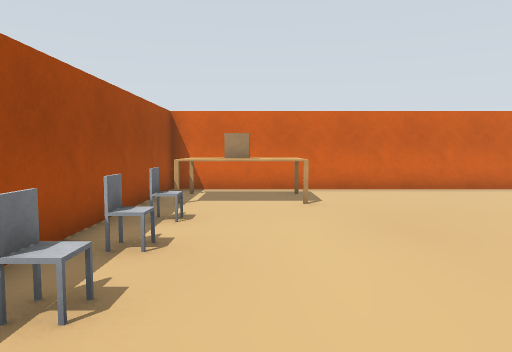
[1] (above)

21 first-person views from a walk through a world built for the Webots simulator. The camera is 1.2 m above the floor, tilts 4° down and sees 70° across. The floor is counted in squares, 1 m on a side. Each view is taken from the middle of a square. On the plan, view 1 faces up. The plan holds only what a view shows up to about 14 squares ahead; the rest is blank. The place goes on beyond the plan. The robots in the file are not drawn. Webots' stock objects and surfaces are drawn as simple stand-ins.

[2]
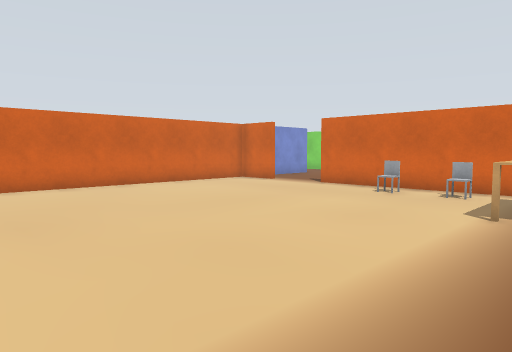

[3]
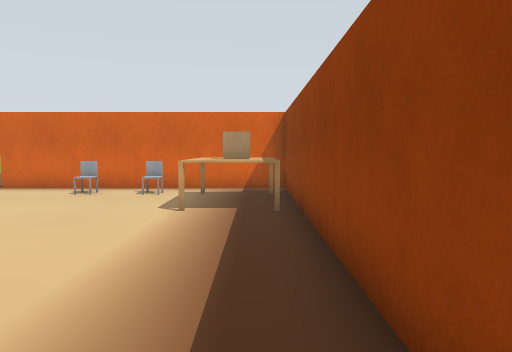

[4]
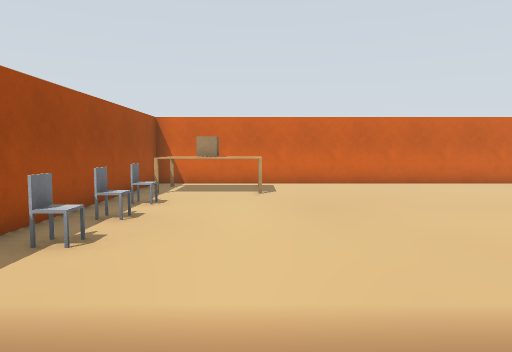

[5]
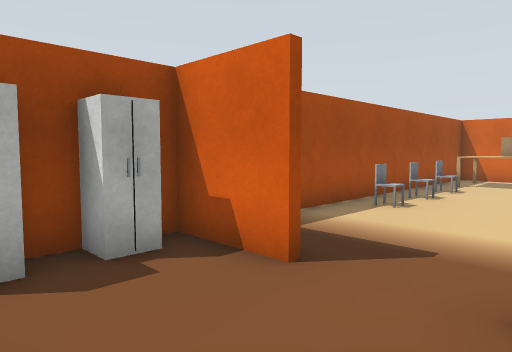

[6]
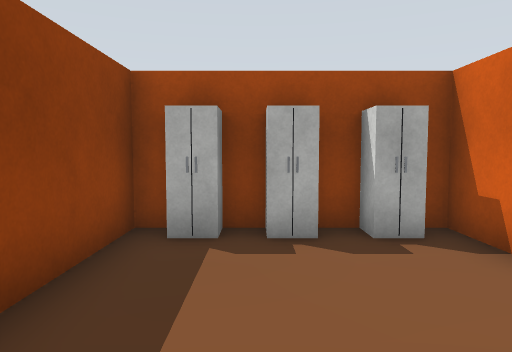

[7]
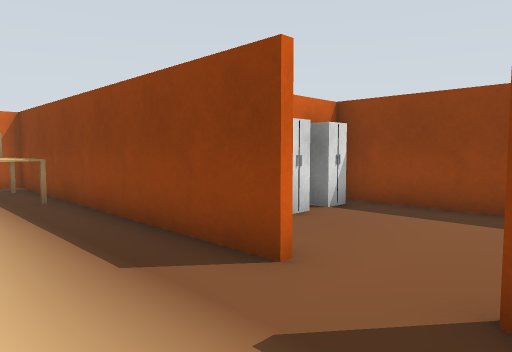

[8]
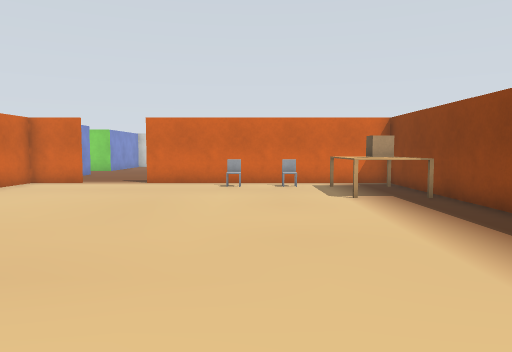

[9]
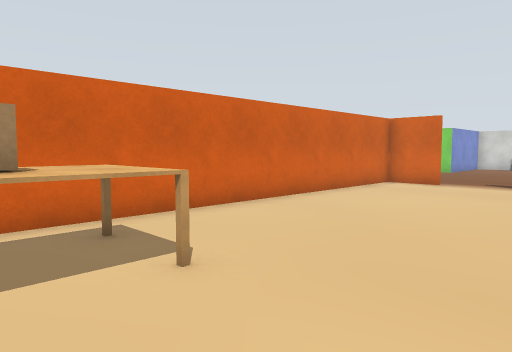

[10]
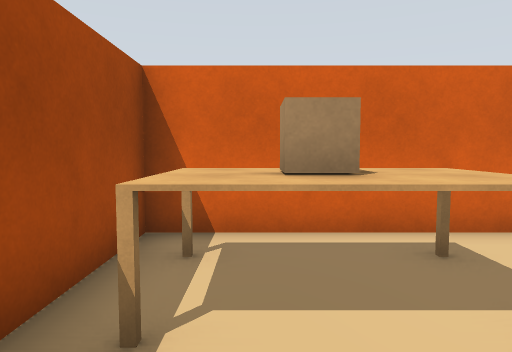

[11]
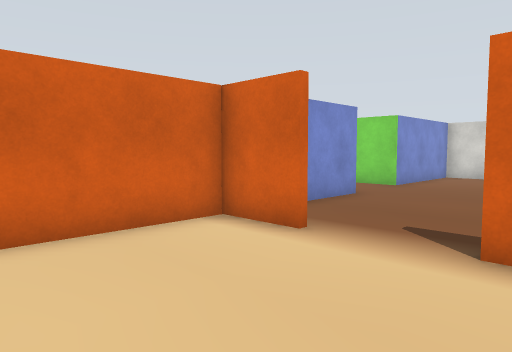

[12]
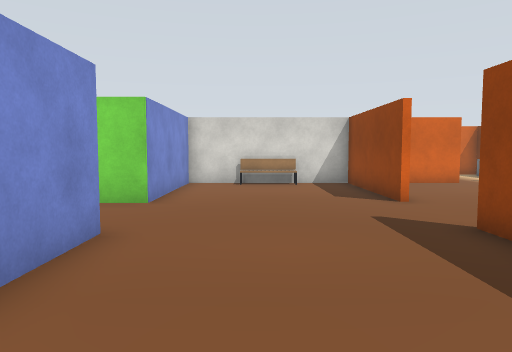

[13]
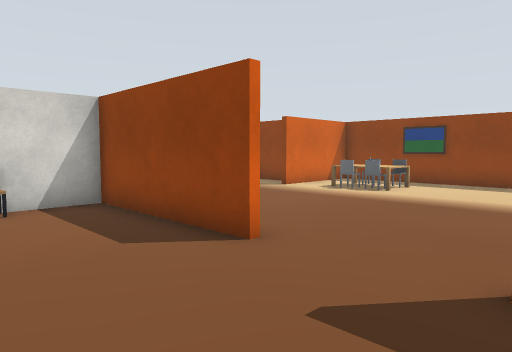

[14]
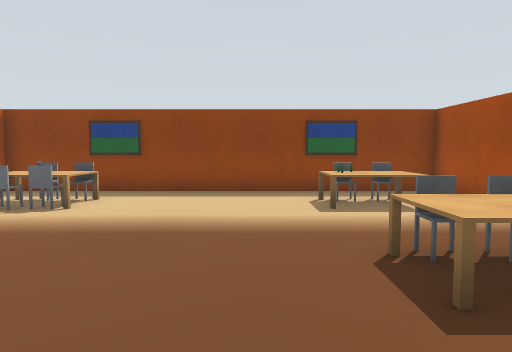

[15]
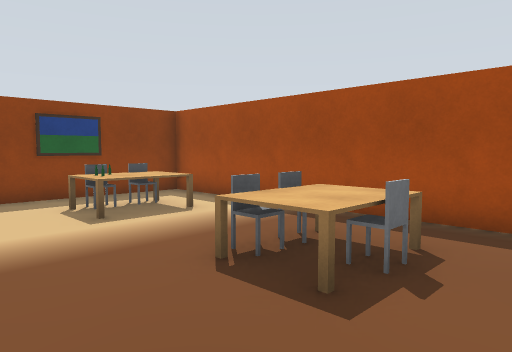

[16]
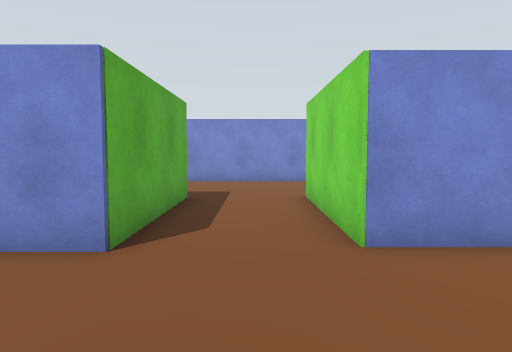

[17]
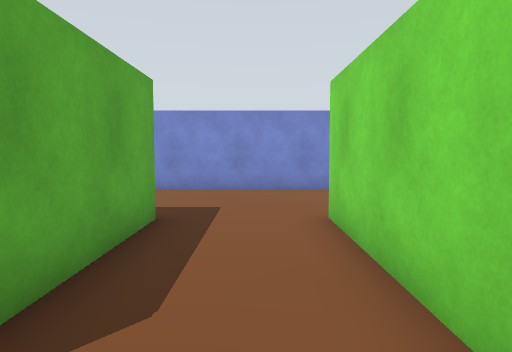

[18]
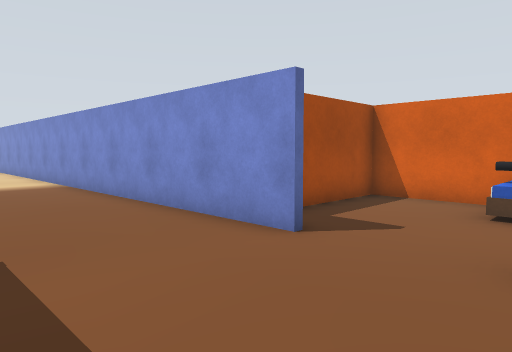

[19]
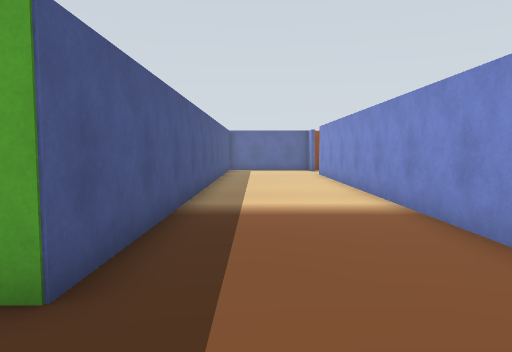

[20]
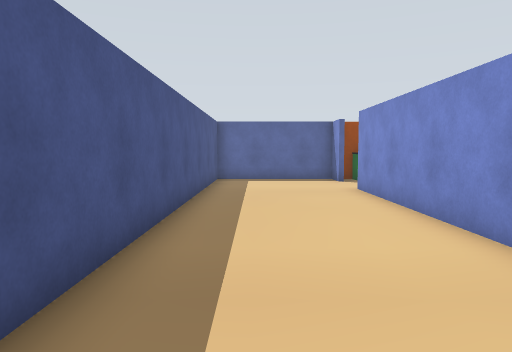

[21]
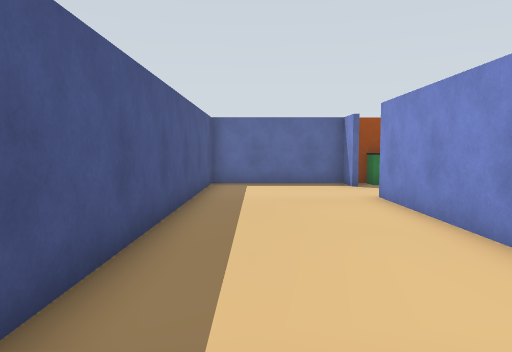

### Floor plan
Points are (right, up) in squares from view 1. A wall is a line through its corners. A room is listed if a view was taken in it or the views show most of it. See-through windows are left out.
Room 1 (views 1, 2, 3, 7, 8, 9, 10, 11, 12)
walls: (1.5, -1.9) (12.5, -1.9) (12.5, 7.1); (12.5, 9.4) (12.5, 11.3) (-2.6, 11.3) (-2.6, 0.9)
ways out: opening at (0.5, -2) to room 2; opening at (13, 8.5) to room 3
objects: chair (-2, 3); chair (-2, 5); chair (-2, 6); table (-2, 8) to (1, 10); cardboard box (-1, 9) to (0, 9); table (8, -1) to (8, 0); cardboard box (9, -1) to (10, 0); table (11, -1) to (11, 0); chair (11, 2); chair (11, 4)
Room 2 (views 4, 5, 6)
walls: (-0.4, -2) (-2.6, -2) (-2.6, -6.9) (3.9, -6.9)
ways out: opening at (0.5, -2) to room 1
objects: fridge (-2, -6); fridge (-2, -5) to (-2, -4); fridge (-2, -3); fridge (4, -6); fridge (4, -5)
Room 3 (views 13, 14, 15, 16, 17, 18, 19, 20, 21)
walls: (16.8, 5.6) (17.6, 5.6); (20.5, 5.6) (25.4, 5.6) (25.4, 11.5) (20.3, 11.5) (20.3, 16.5); (12.7, 4) (12.7, -4.8) (25.5, -4.8); (22.8, 21.2) (1.6, 21.2); (25.4, 2.5) (25.4, 3.4); (25.4, -2.5) (25.4, -0.9); (24.5, 26.2) (21.2, 26.2) (21.2, 23.1); (-1.1, 21.2) (-2.3, 21.2) (-2.3, 16.4) (17.2, 16.4) (17.2, 11.3) (14.9, 11.3); (-2.3, 22.6) (-2.3, 21.8)
ways out: opening at (13, 8.5) to room 1
objects: bin (-2, 22) to (-2, 23); chair (15, -3); table (15, -2); chair (15, 2); chair (15, 3); chair (16, -4); other object (16, -3); other object (16, -2); chair (16, 2); table (16, 3); chair (22, -3); table (22, -3) to (24, -2); chair (22, -1); chair (23, -4); chair (23, -1); bench (25, 8) to (25, 9); bed (25, 24); person (25, 25) to (26, 25); bed (25, 26) to (26, 26)

Positions as (right, up) in squares from view 1, and headings:
1: (0, 0), facing up
2: (1, -1), facing up-right
3: (1, -1), facing right
4: (1, -2), facing up
5: (2, -5), facing up-left
6: (3, -5), facing left
7: (-1, 1), facing down-right
8: (-1, 3), facing right
9: (-1, 5), facing up-right
10: (-1, 6), facing up
11: (8, 6), facing up-right
12: (12, 9), facing right
13: (17, 9), facing down-right
14: (18, 6), facing down
15: (19, 5), facing down-left
16: (19, 7), facing up
17: (19, 10), facing up
18: (26, 17), facing up-left
19: (20, 18), facing left
20: (13, 18), facing left
21: (11, 18), facing left
